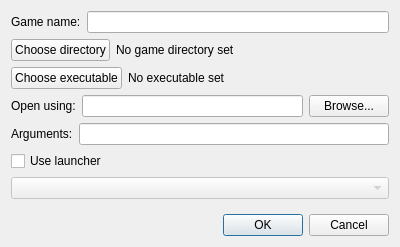
<?xml version="1.0" encoding="UTF-8"?>
<ui version="4.0">
 <class>AddGameDialog</class>
 <widget class="QDialog" name="AddGameDialog">
  <property name="geometry">
   <rect>
    <x>0</x>
    <y>0</y>
    <width>400</width>
    <height>247</height>
   </rect>
  </property>
  <property name="windowTitle">
   <string>Dialog</string>
  </property>
  <property name="locale">
   <locale language="English" country="UnitedStates"/>
  </property>
  <layout class="QVBoxLayout" name="verticalLayout">
   <item>
    <layout class="QVBoxLayout" name="mainLayout">
     <item>
      <layout class="QHBoxLayout" name="gameNameBox">
       <item>
        <widget class="QLabel" name="gameNameLabel">
         <property name="locale">
          <locale language="English" country="UnitedStates"/>
         </property>
         <property name="text">
          <string>Game name:</string>
         </property>
        </widget>
       </item>
       <item>
        <widget class="QLineEdit" name="gameNameEdit">
         <property name="locale">
          <locale language="English" country="UnitedStates"/>
         </property>
        </widget>
       </item>
      </layout>
     </item>
     <item>
      <layout class="QHBoxLayout" name="gameDirBox">
       <item>
        <widget class="QPushButton" name="chooseGameDirButton">
         <property name="locale">
          <locale language="English" country="UnitedStates"/>
         </property>
         <property name="text">
          <string>Choose directory</string>
         </property>
        </widget>
       </item>
       <item>
        <widget class="QLabel" name="gameDirLabel">
         <property name="styleSheet">
          <string notr="true"/>
         </property>
         <property name="locale">
          <locale language="English" country="UnitedStates"/>
         </property>
         <property name="text">
          <string>No game directory set</string>
         </property>
        </widget>
       </item>
       <item>
        <spacer name="gameDirSpacer">
         <property name="locale">
          <locale language="English" country="UnitedStates"/>
         </property>
         <property name="orientation">
          <enum>Qt::Horizontal</enum>
         </property>
         <property name="sizeHint" stdset="0">
          <size>
           <width>40</width>
           <height>20</height>
          </size>
         </property>
        </spacer>
       </item>
      </layout>
     </item>
     <item>
      <layout class="QHBoxLayout" name="gameExecutableBox">
       <item>
        <widget class="QPushButton" name="chooseGameExecutableButton">
         <property name="locale">
          <locale language="English" country="UnitedStates"/>
         </property>
         <property name="text">
          <string>Choose executable</string>
         </property>
        </widget>
       </item>
       <item>
        <widget class="QLabel" name="gameExecutableLabel">
         <property name="locale">
          <locale language="English" country="UnitedStates"/>
         </property>
         <property name="text">
          <string>No executable set</string>
         </property>
        </widget>
       </item>
       <item>
        <spacer name="gameExecutableSpacer">
         <property name="locale">
          <locale language="English" country="UnitedStates"/>
         </property>
         <property name="orientation">
          <enum>Qt::Horizontal</enum>
         </property>
         <property name="sizeHint" stdset="0">
          <size>
           <width>40</width>
           <height>20</height>
          </size>
         </property>
        </spacer>
       </item>
      </layout>
     </item>
     <item>
      <layout class="QHBoxLayout" name="gameCommandLayout">
       <item>
        <widget class="QLabel" name="gameCommandLabel">
         <property name="locale">
          <locale language="English" country="UnitedStates"/>
         </property>
         <property name="text">
          <string>Open using:</string>
         </property>
        </widget>
       </item>
       <item>
        <widget class="QLineEdit" name="gameCommandEdit">
         <property name="locale">
          <locale language="English" country="UnitedStates"/>
         </property>
        </widget>
       </item>
       <item>
        <widget class="QPushButton" name="gameCommandBrowse">
         <property name="locale">
          <locale language="English" country="UnitedStates"/>
         </property>
         <property name="text">
          <string>Browse...</string>
         </property>
        </widget>
       </item>
      </layout>
     </item>
     <item>
      <layout class="QHBoxLayout" name="gameArgsLayout">
       <item>
        <widget class="QLabel" name="gameArgsLabel">
         <property name="locale">
          <locale language="English" country="UnitedStates"/>
         </property>
         <property name="text">
          <string>Arguments:</string>
         </property>
        </widget>
       </item>
       <item>
        <widget class="QLineEdit" name="gameArgsEdit">
         <property name="locale">
          <locale language="English" country="UnitedStates"/>
         </property>
        </widget>
       </item>
      </layout>
     </item>
     <item>
      <widget class="QCheckBox" name="launcherEnabledCheckBox">
       <property name="locale">
        <locale language="English" country="UnitedStates"/>
       </property>
       <property name="text">
        <string>Use launcher</string>
       </property>
      </widget>
     </item>
     <item>
      <widget class="QComboBox" name="launcherComboBox">
       <property name="enabled">
        <bool>false</bool>
       </property>
       <property name="locale">
        <locale language="English" country="UnitedStates"/>
       </property>
      </widget>
     </item>
    </layout>
   </item>
   <item>
    <spacer name="verticalSpacer">
     <property name="locale">
      <locale language="English" country="UnitedStates"/>
     </property>
     <property name="orientation">
      <enum>Qt::Vertical</enum>
     </property>
     <property name="sizeHint" stdset="0">
      <size>
       <width>20</width>
       <height>40</height>
      </size>
     </property>
    </spacer>
   </item>
   <item>
    <widget class="QDialogButtonBox" name="buttonBox">
     <property name="locale">
      <locale language="English" country="UnitedStates"/>
     </property>
     <property name="orientation">
      <enum>Qt::Horizontal</enum>
     </property>
     <property name="standardButtons">
      <set>QDialogButtonBox::Cancel|QDialogButtonBox::Ok</set>
     </property>
    </widget>
   </item>
  </layout>
 </widget>
 <resources/>
 <connections>
  <connection>
   <sender>buttonBox</sender>
   <signal>rejected()</signal>
   <receiver>AddGameDialog</receiver>
   <slot>reject()</slot>
   <hints>
    <hint type="sourcelabel">
     <x>316</x>
     <y>260</y>
    </hint>
    <hint type="destinationlabel">
     <x>286</x>
     <y>274</y>
    </hint>
   </hints>
  </connection>
 </connections>
</ui>
